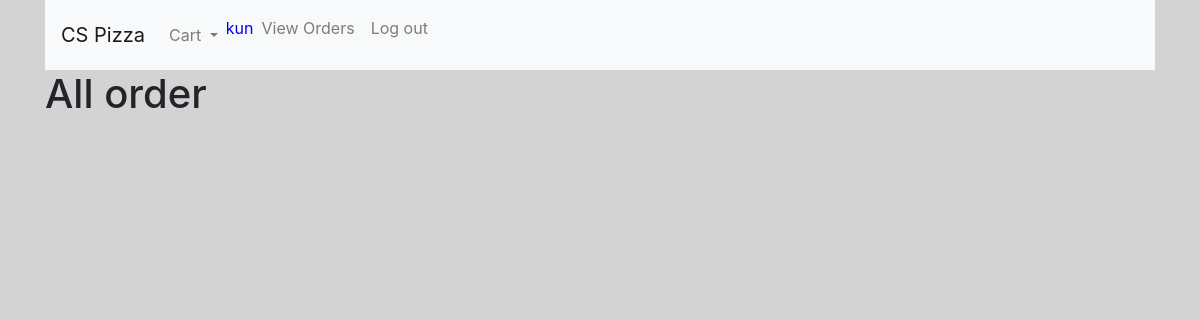
The app's page /view_order (signed in), older data.
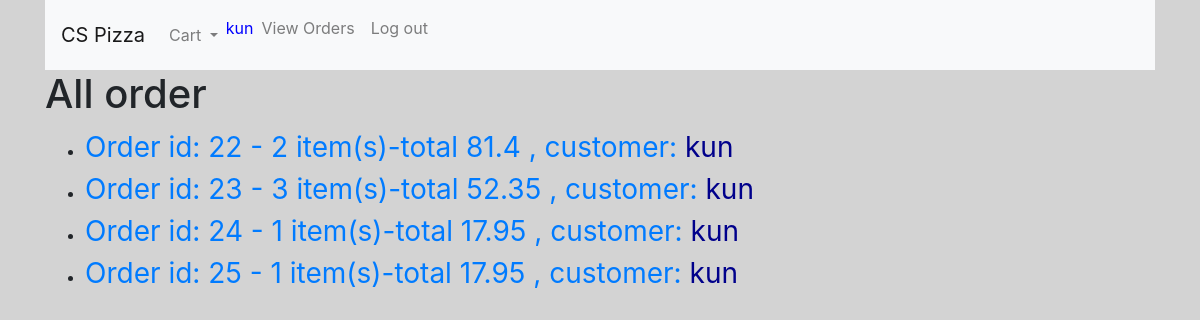
The same page, newer data.
### orders/models.py (models this page shows, shortened)
class Order(models.Model):
    username = models.CharField(max_length=64)
    pizza = models.ManyToManyField(Pizza, blank=True, related_name='ordered')
    sub = models.ManyToManyField(Sub, blank=True, related_name='ordered')
    pasta = models.ManyToManyField(Pasta, blank=True, related_name='ordered')
    salad = models.ManyToManyField(Salad, blank=True, related_name='ordered')
    dinnerplatter = models.ManyToManyField(DinnerPlatter, blank=True, related_name='ordered')
    def sum_price(self, obj):
        this_sum = 0
        if len(obj.all()) > 0:
            for item in obj.all():
                this_sum += item.price
        return this_sum
    def total(self):
        total_sum = 0
        total_sum += self.sum_price(self.pizza)
        total_sum += self.sum_price(self.sub)
        total_sum += self.sum_price(self.pasta)
        total_sum += self.sum_price(self.salad)
        total_sum += self.sum_price(self.dinnerplatter)
        return round(total_sum, 2)
    def item_count(self):
        count = 0
        count += len(self.pizza.all())
        count += len(self.sub.all())
        count += len(self.pasta.all())
        count += len(self.salad.all())
        count += len(self.dinnerplatter.all())
        return count
    def __str__(self):
        return f"""id: {self.id} - {self.item_count()} item(s)-total {self.total()}"""

class PizzaMenu(models.Model):
    type = models.CharField(max_length=32)
    size = models.CharField(max_length=10)
    topping_option = models.IntegerField() # 0(cheese), 1, 2, 3, 5 toppings
    price = models.FloatField()

class SubMenu(models.Model):
    name = models.CharField(max_length=32)
    size = models.CharField(max_length=10)
    price = models.FloatField()

### orders/views.py (the view)
# urls.py: path("view_order", views.view_order, name="view_order"),
def view_order(request):
    if request.user.is_authenticated and request.user.is_superuser:
        interested_att = ['pizza','sub','pasta','salad','dinnerplatter']
        order_all = Order.objects.all()
        cart_item_count = 0
        try:
            for k in request.session['cart'].keys():
                cart_item_count += len(request.session['cart'][k])
        except KeyError:
            pass
        contect = {
        'order_data' : order_all,
        'cart_count' : cart_item_count
        }
        return render(request, 'orders/view_order.html', contect)
    else:
        return render(request, 'orders/error.html', {'message':'Can not access to this page'})

### orders/templates/orders/view_order.html (shortened to what this page needs)
{% extends "orders/base.html" %}
{% block body %}
  <h1>All order</h1>
  <ul>
    {% for order in order_data %}
      <li>
        <a class="order_link" href="{% url 'order_details' order.id %}" title="Click for more details">
          Order {{order}} , customer: <span style="color: darkblue;">{{order.username}}</span></a>
      </li>
    {% endfor %}
  </ul>
{% endblock %}

### orders/templates/orders/base.html (shortened to what this page needs)
<!DOCTYPE html>
<html>
    <head>
        <link rel="stylesheet" href="https://stackpath.bootstrapcdn.com/bootstrap/4.3.1/css/bootstrap.min.css">
        {% load static %}
        <link rel="stylesheet" href="{% static 'css/style.css' %}">
    </head>
    <body>
      <div class="container">
      {% if request.user.is_authenticated %}
        <nav class="navbar navbar-expand-lg navbar-light bg-light">
          <a class="navbar-brand" href="{% url 'index' %}" >CS Pizza</a>
          <div class="collapse navbar-collapse" id="navbarNavDropdown">
            <ul class="navbar-nav">
              <li class="nav-item dropdown">
                <a id="cart" class="nav-link dropdown-toggle notification" href="#" id="navbarDropdownMenuLink" role="button" data-toggle="dropdown" aria-haspopup="true" aria-expanded="false">
                  <span>Cart</span>
                </a>
              </li>
              <span id="username_display" class="navbar-text">
                {{request.user.username}}
              </span>
              {% if request.user.is_staff %}
                <li class="nav-item">
                  <a id="nav_dinnerplatter" class="nav-link" href="{% url 'view_order' %}">View Orders</a>
                </li>
              {% endif %}
              <li class="nav-item">
                <a id="nav_dinnerplatter" class="nav-link" href="{% url 'logout' %}">Log out</a>
              </li>
            </ul>
          </div>
        </nav>
        {% endif %}
        {% block body %}
        {% endblock %}
      </div>
    </body>
</html>

### orders/static/css/style.css (style rules this page uses)
body { background-color: lightgray; }
#username_display { color: Blue; }
.notification { color: white; text-decoration: none; padding: 15px 26px; position: relative; display: inline-block; border-radius: 2px; }
.order_link { font-size: 28px; }

Row changes from the older to the newer data that the page shows:
added Order: id.price "id: 22 - 2 item(s)-total 81.4", username "kun"
added Order: id.price "id: 23 - 3 item(s)-total 52.35", username "kun"
added Order: id.price "id: 24 - 1 item(s)-total 17.95", username "kun"
added Order: id.price "id: 25 - 1 item(s)-total 17.95", username "kun"
